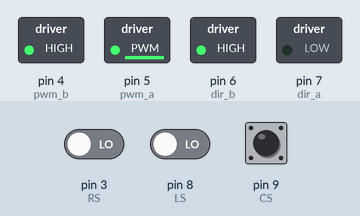
This sketch was run on a simulated Arduino Uno, built with avr-gcc and run on an emulated ATmega328P. Parts: switched loads named in the sketch (green lamp = pin HIGH). The inputs (shaded band) are chosen by the test bench; at power-on: pin 3 (RS) LOW, pin 8 (LS) LOW, pin 9 (CS) HIGH. What the sketch prints to the serial monitor is not drawn.

Above: at 0.1 s.
Timing chart, 0 to 1.6 s (numbered marks = the images above):
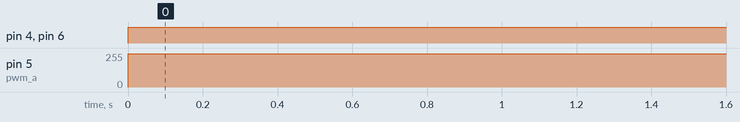

The sketch:

sagar_linetracer.ino
```cpp
int LS= 8 ;     //left sensor++
int CS= 9  ;    // CENTRAL sensor
int RS= 3  ;    // right sensor

int dir_a = 7;
int dir_b = 6;
int pwm_a = 5;     //dir_a == right motor
int pwm_b = 4;     //dir_b == left motor

void setup()
{

  pinMode(pwm_a, OUTPUT);
  pinMode(pwm_b, OUTPUT);
  pinMode(dir_a, OUTPUT);
  pinMode(dir_b, OUTPUT);
    pinMode(3, INPUT);
  pinMode(9, INPUT);
  pinMode(8, INPUT);


  analogWrite(pwm_a, 0);
  analogWrite(pwm_b, 0);
 digitalWrite(dir_a, LOW);
  Serial.begin(9600);
}

void loop()
{
  int LS = digitalRead(8);
  int CS = digitalRead(9);
  int RS = digitalRead(3);
  Serial.println(            );
 Serial.println(LS);
 Serial.println(CS);
  Serial.println(RS);


 if(digitalRead(LS)&& (!(digitalRead(CS))) && digitalRead(RS))     //forward
 {
  digitalWrite(dir_a, HIGH);
  digitalWrite(dir_b, HIGH);   //dir_a == right motor
  analogWrite(pwm_a, 250);
  analogWrite(pwm_b, 250);
 }

 if((!(digitalRead(RS)) && digitalRead(LS))&& digitalRead(CS))  //misalighned--left sensor on the track
 {
  digitalWrite(dir_a, HIGH);
  digitalWrite(dir_b, HIGH);             //dir_a == right motor
  analogWrite(pwm_a, 0);
  analogWrite(pwm_b, 250);
  //digitalWrite(dir_b, HIGH);
  //analogWrite(pwm_b, 250);
 }

 if((!(digitalRead(LS)) && digitalRead(RS)) && (digitalRead(CS)))    //misalighned-- right sensor on the track
 {
  digitalWrite(dir_a, HIGH);
  digitalWrite(dir_b, LOW);              //dir_a == right motor
  analogWrite(pwm_a, 250);
  analogWrite(pwm_b, 0);


 }

 if((!(digitalRead(LS)) && (!(digitalRead(RS)))&&(!(digitalRead(CS)))))    // all high, turn left
 {
  digitalWrite(dir_b, HIGH);
  digitalWrite(dir_a, LOW);            //dir_a == right motor
  analogWrite(pwm_b, 250);
  analogWrite(pwm_a, 250);
  digitalWrite(13, HIGH);
 }

 if ((digitalRead(LS)&&digitalRead(CS))&&digitalRead(RS))     // u turn
 {
  //digitalWrite(dir_a, LOW);
  //digitalWrite(dir_b, HIGH);     //dir_a == right motor
  //analogWrite(pwm_a, 250);
  //analogWrite(pwm_b, 250);

  digitalWrite(dir_a, HIGH);
  analogWrite(pwm_a, 250);
  digitalWrite(dir_b, LOW);
  analogWrite(pwm_b, 250);
 }

 if((!(digitalRead(RS)) && digitalRead(LS))&& (!(digitalRead(CS))))  //left turn               ytdyfhuy
 {
  digitalWrite(dir_a, LOW);
  digitalWrite(dir_b, HIGH);            //dir_a == right motor
  analogWrite(pwm_a, 250);
  analogWrite(pwm_b, 0);
 }

 if((!(digitalRead(LS))) && digitalRead(RS) && (!(digitalRead(CS))))    //right turn
 {
  digitalWrite(dir_a, HIGH);
  digitalWrite(dir_b, LOW);            //dir_a == right motor
  analogWrite(pwm_a, 250);
  analogWrite(pwm_b, 250);
 }
}
```

Measured:
- by itself, pin 4 (pwm_b), pin 6 (dir_b): LOW → HIGH at 0.00 s
- by itself, pin 5 (pwm_a): 0/255 → 250/255 at 0.00 s
